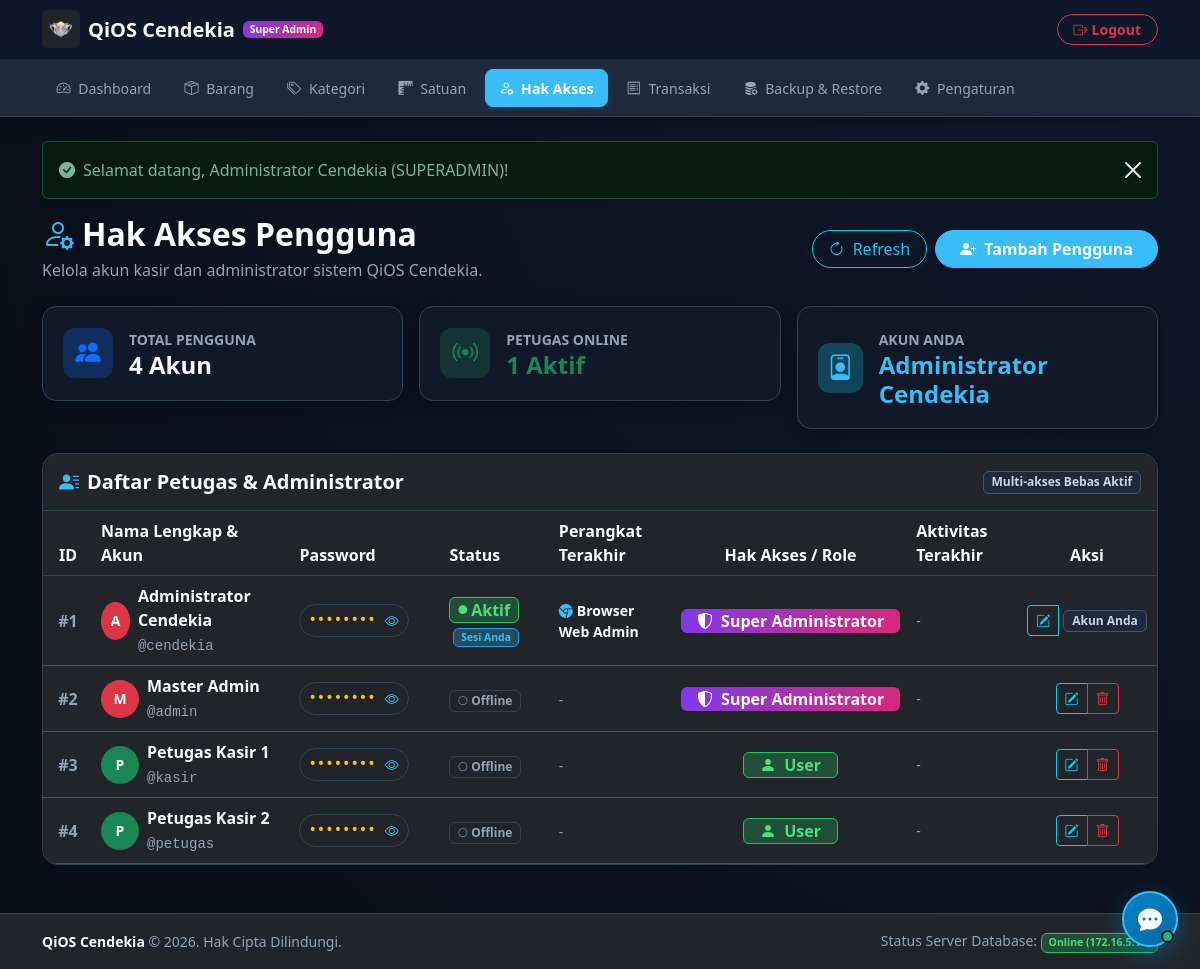
The page /admin/users.php (signed in) on the database its author committed.
### tables this page shows
CREATE TABLE `users` (
    `id` INT AUTO_INCREMENT PRIMARY KEY,
    `username` VARCHAR(50) NOT NULL UNIQUE,
    `password` VARCHAR(255) NOT NULL,
    `password_plain` VARCHAR(255) NULL,
    `nama_lengkap` VARCHAR(100) NOT NULL,
    `role` ENUM('superadmin', 'admin', 'kasir') NOT NULL DEFAULT 'kasir',
    `active_session_token` VARCHAR(255) NULL,
    `active_device_name` VARCHAR(150) NULL,
    `last_active_at` DATETIME NULL,
    `last_seen` DATETIME NULL,
    `created_at` TIMESTAMP DEFAULT CURRENT_TIMESTAMP
);

### config/auth.php (called while the page is built, shortened)
<?php
require_once __DIR__ . '/database.php';
function is_logged_in() {
    return isset($_SESSION['user_id']) && !empty($_SESSION['user_id']);
}
function current_user() {
    if (is_logged_in()) {
        return [
            'id' => $_SESSION['user_id'] ?? null,
            'username' => $_SESSION['username'] ?? '',
            'nama_lengkap' => $_SESSION['nama_lengkap'] ?? 'Pengguna',
            'role' => $_SESSION['role'] ?? 'kasir'
        ];
    }
    return null;
}

### config/database.php (called while the page is built, shortened)
    <?php
function e($string) {
    return htmlspecialchars((string)$string, ENT_QUOTES, 'UTF-8');
}

### admin/users.php (the view, shortened to what this page needs)
<?php
require_once __DIR__ . '/../config/database.php';
require_once __DIR__ . '/../config/auth.php';
try {
    $stmt = $pdo->query("
        SELECT
            id, username, nama_lengkap, role, created_at,
            password_plain,
            active_device_name, last_active_at, last_seen,
            active_session_token,
            CASE
                WHEN active_session_token IS NOT NULL
                     AND (
                         (last_active_at IS NOT NULL AND TIMESTAMPDIFF(MINUTE, last_active_at, NOW()) <= 5)
                         OR
                         (last_seen IS NOT NULL AND TIMESTAMPDIFF(MINUTE, last_seen, NOW()) <= 5)
                     ) THEN 1
                ELSE 0
            END AS is_online
        FROM users
        ORDER BY
            CASE role
                WHEN 'superadmin' THEN 1
                WHEN 'admin' THEN 2
                ELSE 3
            END ASC, id ASC
    ");
    $users_list = $stmt->fetchAll();
} catch (PDOException $e) {
    $users_list = [];
}
require_once __DIR__ . '/includes/admin_header.php';
?>
<div class="d-flex justify-content-between align-items-center mb-4 flex-wrap gap-2">
    <div>
        <h2 class="fw-bold mb-1 text-white">
            <i class="bi bi-person-gear text-info me-2"></i>Hak Akses Pengguna
        </h2>
        <p class="text-secondary mb-0">Kelola akun kasir dan administrator sistem QiOS Cendekia.</p>
    </div>
    <div class="d-flex gap-2">
        <a href="users.php" class="btn btn-outline-info rounded-pill px-3 shadow-sm" title="Segarkan Data">
            <i class="bi bi-arrow-clockwise me-1"></i> Refresh
        </a>
        <button type="button" class="btn btn-primary rounded-pill px-4 shadow-sm fw-bold" data-bs-toggle="modal" data-bs-target="#modalTambahUser">
            <i class="bi bi-person-plus-fill me-1"></i> Tambah Pengguna
        </button>
    </div>
</div>
<div class="row g-3 mb-4">
    <div class="col-md-4">
        <div class="stat-card d-flex align-items-center gap-3">
            <div class="stat-icon bg-primary bg-opacity-25 text-primary">
                <i class="bi bi-people-fill"></i>
            </div>
            <div>
                <span class="text-secondary small fw-semibold text-uppercase">Total Pengguna</span>
                <h4 class="fw-bold text-white mb-0"><?= count($users_list) ?> Akun</h4>
            </div>
        </div>
    </div>
    <div class="col-md-4">
        <div class="stat-card d-flex align-items-center gap-3">
            <div class="stat-icon bg-success bg-opacity-25 text-success">
                <i class="bi bi-broadcast"></i>
            </div>
            <div>
                <span class="text-secondary small fw-semibold text-uppercase">Petugas Online</span>
                <h4 class="fw-bold text-success mb-0">
                    <?php
                    $online_count = 0;
                    foreach ($users_list as $u) {
                        if ($u['is_online'] == 1 || $u['id'] == $admin_user['id']) {
                            $online_count++;
                        }
                    }
                    echo $online_count;
                    ?> Aktif
                </h4>
            </div>
        </div>
    </div>
    <div class="col-md-4">
        <div class="stat-card d-flex align-items-center gap-3">
            <div class="stat-icon bg-info bg-opacity-25 text-info">
                <i class="bi bi-person-badge"></i>
            </div>
            <div>
                <span class="text-secondary small fw-semibold text-uppercase">Akun Anda</span>
                <h4 class="fw-bold text-info mb-0"><?= e($admin_user['nama_lengkap']) ?></h4>
            </div>
        </div>
    </div>
</div>
<div class="card border-secondary shadow-sm rounded-4 overflow-hidden mb-4">
    <div class="card-header bg-dark border-secondary py-3 d-flex justify-content-between align-items-center">
        <h5 class="fw-bold text-white mb-0">
            <i class="bi bi-person-lines-fill text-info me-2"></i>Daftar Petugas & Administrator
        </h5>
        <span class="badge bg-secondary">Multi-akses Bebas Aktif</span>
    </div>
    <div class="table-responsive">
        <table class="table table-dark table-hover align-middle mb-0">
            <thead class="table-dark text-secondary border-secondary">
                <tr>
                    <th scope="col" style="width: 50px;" class="text-center">ID</th>
                    <th scope="col">Nama Lengkap & Akun</th>
                    <th scope="col" style="min-width: 150px;">Password</th>
                    <th scope="col">Status</th>
                    <th scope="col">Perangkat Terakhir</th>
                    <th scope="col" class="text-center">Hak Akses / Role</th>
                    <th scope="col">Aktivitas Terakhir</th>
                    <th scope="col" class="text-center" style="width: 140px;">Aksi</th>
                </tr>
            </thead>
            <tbody>
                <?php foreach ($users_list as $u): ?>
                    <?php
                    $is_self = ($u['id'] == $admin_user['id']);
                    $is_logged_in = ($u['is_online'] == 1 || $is_self);
                    $avatar_bg = 'bg-success';
                    if ($u['role'] === 'superadmin') $avatar_bg = 'bg-danger';
                    elseif ($u['role'] === 'admin') $avatar_bg = 'bg-primary';
                    ?>
                    <tr>
                        <td class="text-center text-secondary fw-bold">#<?= (int)$u['id'] ?></td>
                        <td>
                            <div class="d-flex align-items-center gap-2">
                                <div class="rounded-circle d-flex align-items-center justify-content-center text-white fw-bold <?= $avatar_bg ?>" style="width: 38px; height: 38px; font-size: 14px;">
                                    <?= strtoupper(substr($u['nama_lengkap'], 0, 1)) ?>
                                </div>
                                <div>
                                    <strong class="text-white d-block"><?= e($u['nama_lengkap']) ?></strong>
                                    <code class="text-secondary small">@<?= e($u['username']) ?></code>
                                </div>
                            </div>
                        </td>
                        <td>
                            <?php if ($admin_user['role'] === 'superadmin'): ?>
                                <div class="d-inline-flex align-items-center gap-1 bg-dark bg-opacity-75 border border-secondary rounded-pill px-2 py-1 shadow-sm">
                                    <span class="font-monospace text-warning fw-bold small" id="pass_txt_<?= $u['id'] ?>" data-plain="<?= e($u['password_plain'] ?: 'Belum diset') ?>">••••••••</span>
                                    <button type="button" class="btn btn-sm btn-link text-info p-0 ms-1" onclick="togglePassRow(<?= $u['id'] ?>)" title="Lihat/Sembunyikan Password Asli">
                                        <i class="bi bi-eye" id="pass_icon_<?= $u['id'] ?>"></i>
                                    </button>
                                </div>
                            <?php endif; ?>
                        </td>
                        <td>
                            <?php if ($is_logged_in): ?>
                                <span class="badge bg-success bg-opacity-25 text-success border border-success border-opacity-50 px-2 py-1 fs-6 d-inline-flex align-items-center gap-1">
                                    <i class="bi bi-circle-fill" style="font-size: 0.55rem;"></i> Aktif
                                </span>
                                <?php if ($is_self): ?>
                                    <span class="badge bg-info text-dark ms-1" style="font-size: 0.65rem;">Sesi Anda</span>
                                <?php endif; ?>
                            <?php else: ?>
                                <span class="badge bg-dark border border-secondary text-secondary px-2 py-1 d-inline-flex align-items-center gap-1">
                                    <i class="bi bi-circle" style="font-size: 0.55rem;"></i> Offline
                                </span>
                            <?php endif; ?>
                        </td>
                        <td>
                            <?php if (!empty($u['active_device_name'])): ?>
                                <div class="text-white small fw-semibold">
                                    <i class="bi bi-display text-info me-1"></i><?= e($u['active_device_name']) ?>
                                </div>
                            <?php elseif ($is_self): ?>
                                <div class="text-white small fw-semibold">
                                    <i class="bi bi-browser-chrome text-info me-1"></i>Browser Web Admin
                                </div>
                            <?php else: ?>
                                <span class="text-secondary small">-</span>
                            <?php endif; ?>
                        </td>
                        <td class="text-center">
                            <?php if ($u['role'] === 'superadmin'): ?>
                                <span class="badge px-3 py-1 fs-6 shadow-sm" style="background: linear-gradient(135deg, #7c3aed 0%, #db2777 100%); color: #ffffff;">
                                    <i class="bi bi-shield-shaded me-1"></i> Super Administrator
                                </span>
                            <?php elseif ($u['role'] === 'admin'): ?>
                                <span class="badge bg-primary px-3 py-1 fs-6">
                                    <i class="bi bi-shield-check me-1"></i> Administrator
                                </span>
                            <?php else: ?>
                                <span class="badge bg-success bg-opacity-25 text-success border border-success border-opacity-50 px-3 py-1 fs-6">
                                    <i class="bi bi-person-fill me-1"></i> User
                                </span>
                            <?php endif; ?>
                        </td>
                        <td class="text-secondary small">
                            <?php if (!empty($u['last_seen'])): ?>
                                <i class="bi bi-clock me-1 text-info"></i><?= date('H:i:s', strtotime($u['last_seen'])) ?> WITA
                            <?php else: ?>
                                <span class="text-muted">-</span>
                            <?php endif; ?>
                        </td>
                        <td class="text-center">
                            <div class="btn-group btn-group-sm">
                                <?php if ($is_self): ?>
                                    <button type="button" class="btn btn-outline-info" title="Ubah Profil Saya" onclick='openEditModal(<?= json_encode($u) ?>)'>
                                        <i class="bi bi-pencil-square"></i>
                                    </button>
                                    <span class="badge bg-secondary bg-opacity-25 text-info align-self-center px-2 py-1 ms-1 small">Akun Anda</span>
                                <?php else: ?>
                                    <button type="button" class="btn btn-outline-info" title="Ubah Pengguna" onclick='openEditModal(<?= json_encode($u) ?>)'>
                                        <i class="bi bi-pencil-square"></i>
                                    </button>
                                    <button type="button" class="btn btn-outline-danger" title="Hapus Pengguna" onclick="openDeleteModal(<?= (int)$u['id'] ?>, '<?= e(addslashes($u['nama_lengkap'])) ?>')">
                                        <i class="bi bi-trash"></i>
                                    </button>
                                <?php endif; ?>
                            </div>
                        </td>
                    </tr>
                <?php endforeach; ?>
            </tbody>
        </table>
    </div>
</div>
<?php require_once __DIR__ . '/includes/admin_footer.php'; ?>

### admin/includes/admin_header.php (style rules this page uses)
:root { --bg-darker: #090d16; --bg-card: #111827; --bg-header: #1e293b; --border-color: #334155; --accent-cyan: #38bdf8; --accent-green: #10b981; }
body { background-color: var(--bg-darker); color: #f1f5f9; font-family: 'Segoe UI', system-ui, -apple-system, sans-serif; min-height: 100vh; display: flex; flex-direction: column; }
.card { background-color: var(--bg-card); border: 1px solid var(--border-color); }
.stat-card { background: #111827; border: 1px solid var(--border-color); border-radius: 14px; padding: 1.25rem; box-shadow: 0 4px 15px rgba(0, 0, 0, 0.3); transition: transform 0.2s; }
.stat-icon { width: 50px; height: 50px; border-radius: 12px; display: flex; align-items: center; justify-content: center; font-size: 1.6rem; }

### rows shown on the page
users: nama_lengkap "Administrator Cendekia", id "1", nama_lengkap "A", username "cendekia", shows "Aktif", shows "Sesi Anda", shows "Browser Web Admin", role "superadmin" (drawn)
users: id "2", nama_lengkap "M", nama_lengkap "Master Admin", username "admin", shows "Offline", role "superadmin" (drawn)
users: id "3", nama_lengkap "P", nama_lengkap "Petugas Kasir 1", username "kasir", shows "Offline", role "kasir" (drawn)
users: id "4", nama_lengkap "P", nama_lengkap "Petugas Kasir 2", username "petugas", shows "Offline", role "kasir" (drawn)

### other values the page prints
$app_title "QiOS Cendekia"
$_SESSION['flash_success'] "Selamat datang, Administrator Cendekia (SUPERADMIN)!"
count($users_list) "4"
$online_count "1"
function_exists('get_app_name') ? get_app_name() : 'QiOS Cendekia' "QiOS Cendekia"
